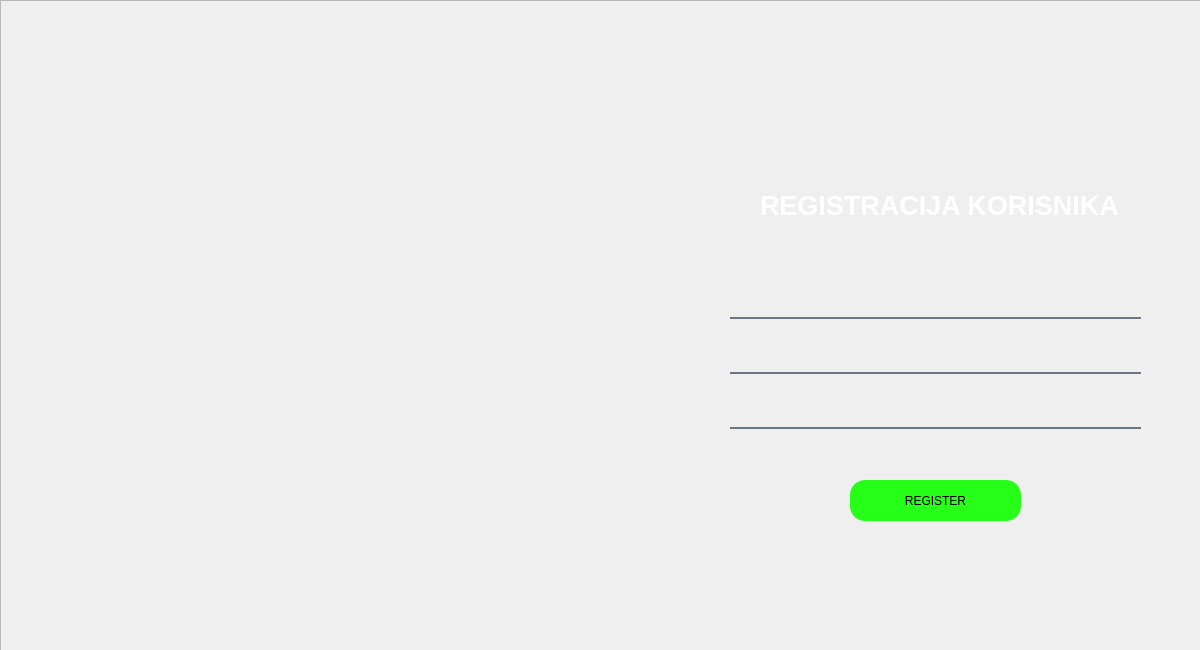
<?xml version="1.0" encoding="UTF-8"?>
<ui version="4.0">
 <class>Register</class>
 <widget class="QDialog" name="Register">
  <property name="geometry">
   <rect>
    <x>0</x>
    <y>0</y>
    <width>1200</width>
    <height>650</height>
   </rect>
  </property>
  <property name="windowTitle">
   <string>Register</string>
  </property>
  <widget class="QFrame" name="frame">
   <property name="geometry">
    <rect>
     <x>0</x>
     <y>0</y>
     <width>1241</width>
     <height>681</height>
    </rect>
   </property>
   <property name="frameShape">
    <enum>QFrame::StyledPanel</enum>
   </property>
   <property name="frameShadow">
    <enum>QFrame::Raised</enum>
   </property>
   <widget class="QLabel" name="label_4">
    <property name="geometry">
     <rect>
      <x>-50</x>
      <y>-20</y>
      <width>1371</width>
      <height>791</height>
     </rect>
    </property>
    <property name="styleSheet">
     <string notr="true">border-image:url(:/new/prefix1/biciklo3.jpg);
border-radius:9px;</string>
    </property>
    <property name="text">
     <string/>
    </property>
   </widget>
   <widget class="QPushButton" name="pushButton">
    <property name="geometry">
     <rect>
      <x>850</x>
      <y>480</y>
      <width>171</width>
      <height>41</height>
     </rect>
    </property>
    <property name="styleSheet">
     <string notr="true">background:rgb(38, 255, 23);
border-radius: 15px;</string>
    </property>
    <property name="text">
     <string>REGISTER</string>
    </property>
   </widget>
   <widget class="QLabel" name="label">
    <property name="geometry">
     <rect>
      <x>760</x>
      <y>170</y>
      <width>381</width>
      <height>71</height>
     </rect>
    </property>
    <property name="maximumSize">
     <size>
      <width>1200</width>
      <height>650</height>
     </size>
    </property>
    <property name="font">
     <font>
      <pointsize>-1</pointsize>
      <italic>false</italic>
      <bold>false</bold>
     </font>
    </property>
    <property name="styleSheet">
     <string notr="true">color:BLACK;
font:15px;</string>
    </property>
    <property name="text">
     <string>&lt;html&gt;&lt;head/&gt;&lt;body&gt;&lt;p&gt;&lt;span style=&quot; font-size:20pt; font-weight:700; color:#ffffff;&quot;&gt;REGISTRACIJA KORISNIKA&lt;/span&gt;&lt;/p&gt;&lt;/body&gt;&lt;/html&gt;</string>
    </property>
    <property name="textFormat">
     <enum>Qt::MarkdownText</enum>
    </property>
   </widget>
   <widget class="QWidget" name="layoutWidget">
    <property name="geometry">
     <rect>
      <x>730</x>
      <y>270</y>
      <width>411</width>
      <height>181</height>
     </rect>
    </property>
    <layout class="QVBoxLayout" name="verticalLayout">
     <item>
      <widget class="QLineEdit" name="lineEdit_4">
       <property name="styleSheet">
        <string notr="true">background-color:rgba(0,0,0,0);
border:none;
border-bottom:2px solid rgba(105,118,132,255);
color:white;
padding-bottom:9px;
bold;</string>
       </property>
      </widget>
     </item>
     <item>
      <widget class="QLineEdit" name="lineEdit_3">
       <property name="styleSheet">
        <string notr="true">background-color:rgba(0,0,0,0);
border:none;
border-bottom:2px solid rgba(105,118,132,255);
color:white;
padding-bottom:9px;</string>
       </property>
      </widget>
     </item>
     <item>
      <widget class="QLineEdit" name="lineEdit_2">
       <property name="styleSheet">
        <string notr="true">background-color:rgba(0,0,0,0);
border:none;
border-bottom:2px solid rgba(105,118,132,255);
color:white;
padding-bottom:9px;</string>
       </property>
       <property name="echoMode">
        <enum>QLineEdit::Password</enum>
       </property>
      </widget>
     </item>
    </layout>
   </widget>
  </widget>
 </widget>
 <resources/>
 <connections/>
</ui>
